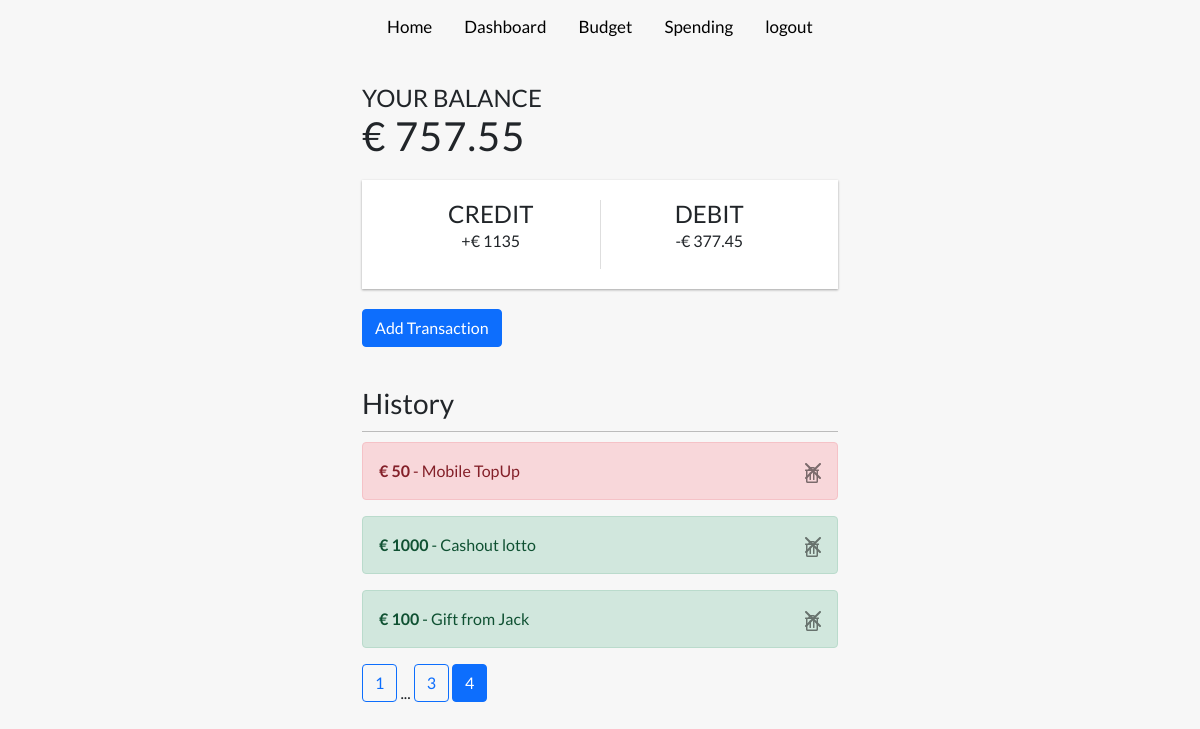
Page /home?page=4 (signed in) on the committed database.
### app.py (models this page shows, shortened)
class Account(db.Model):
    id = db.Column(db.Integer, primary_key=True)
    money = db.Column(db.Integer, nullable=False, default=0)
    user_id = db.Column(db.Integer, db.ForeignKey('user.id'), nullable=False)
    entry_type = db.Column(db.Text, nullable=False)
    description = db.Column(db.Text, nullable=False)
    dt = db.Column(db.DateTime, nullable=False, default=datetime.utcnow())
    current_month = db.Column(db.Integer, nullable=True)
    day_month = db.Column(db.Text, nullable=True)

### app.py (the view, shortened to what this page needs)
@app.route('/', methods=['GET', 'POST'])
@app.route("/home", methods=['GET', 'POST'])
@login_required
def home():
    user_account = User.query.filter_by(username=current_user.username).first()
    account_balance = Account.query.filter_by(author=current_user, entry_type="credit").all()
    cash =  (sum([fund.money for fund in account_balance]))
    account_debit = Account.query.filter_by(author=current_user, entry_type="debit").all()
    debit_cash =  (sum([fund.money for fund in account_debit]))
    current_balance = cash - debit_cash
    page = request.args.get('page', 1, type=int)
    all_cash = Account.query.filter_by(author=current_user).order_by(Account.dt.desc()).paginate(page=page, per_page=4)
    return render_template('app.html', data=user_account, cash=cash, debit_cash=debit_cash, balance=current_balance, all_cash=all_cash)

### app.py (called while the page is built)
@login_manager.user_loader
def load_user(user_id):
    return User.query.get(int(user_id))

### templates/app.html (shortened to what this page needs)
<!DOCTYPE html>
<html lang="en">
  <head>
    <link
      href="https://cdn.jsdelivr.net/npm/bootstrap@5.1.3/dist/css/bootstrap.min.css"
      rel="stylesheet"
    />
    <link href="static/signin.css" rel="stylesheet" />
    <link rel="stylesheet" href="https://use.fontawesome.com/releases/v5.7.2/css/all.css">
  </head>
  <body>
    <header>
      <div class="topnav">
        {% if current_user.is_authenticated %}
        <a href="{{url_for('home')}}">Home</a>
         <a href="{{url_for('dashboard')}}">Dashboard</a>
          <a href="{{url_for('createBudget')}}">Budget</a>
          <a href="{{url_for('monthexpense')}}">Spending</a>
        <a href="{{url_for('logout')}}">logout</a>
        {% else %}
        <a href="{{url_for('login')}}">Login</a>
        {% endif %}
      </div>
    </header>
    <div class="container">
      <h4>Your Balance</h4>
      <h1 id="balance">€ {{balance}}</h1>
      <div class="inc-exp-container">
        <div>
          <h4>Credit</h4>
          <p id="money-plus" class="money plus">+€ {{cash}}</p>
        </div>
        <div>
          <h4>Debit</h4>
          <p id="money-minus" class="money minus">-€ {{debit_cash}}</p>
        </div>
      </div>
      <button
        type="button"
        class="btn btn-primary"
        data-bs-toggle="modal"
        data-bs-target="#exampleModal"
      >
        Add Transaction
      </button>
      <h3>History</h3>
      {% for cash in all_cash.items %}
      {% if cash.entry_type == "credit"%}
      <div class="alert alert-success alert-dismissible fade show" role="alert">
        <strong>€ {{cash.money}}</strong> - {{cash.description}}
        <a
          type="button"
          aria-label="Close"
          id="close"
          class="btn-close"
          href="/delete/{{cash.id}}"
        >
       <i class="far fa-trash-alt"></i>
      </a>
      </div>
      {% else %}
      <div class="alert alert-danger alert-dismissible fade show" role="alert">
        <strong>€ {{cash.money}}</strong> - {{cash.description}}
        <a
          type="button"
          aria-label="Close"
          id="close"
          class="btn-close"
          href="/delete/{{cash.id}}"
        >
       <i class="far fa-trash-alt"></i>
      </a>
      </div>
      {% endif %}
    {% endfor %}
    {% for page_num in all_cash.iter_pages(left_edge=1, right_edge=1, left_current=1, right_current=2) %}
      {% if page_num %}
        {% if all_cash.page == page_num %}
          <a class="btn btn-primary mb-4" href="{{ url_for('home', page=page_num) }}">{{ page_num }}</a>
        {% else %}
          <a class="btn btn-outline-primary mb-4" href="{{ url_for('home', page=page_num) }}">{{ page_num }}</a>
        {% endif %}
      {% else %}
        ...
      {% endif %}
    {% endfor %}
  </body>
</html>

### static/signin.css (style rules this page uses)
:root { --box-shadow: 0 1px 3px rgba(0, 0, 0, 0.12), 0 1px 2px rgba(0, 0, 0, 0.24); }
* { box-sizing: border-box; }
body { background-color: #f7f7f7; display: flex; flex-direction: column; align-items: center; justify-content: center; margin: 0; font-family: "Lato", sans-serif; }
.container { margin: 30px auto; width: 500px; }
h1 { letter-spacing: 1px; margin: 0; }
h3 { border-bottom: 1px solid #bbb; padding-bottom: 10px; margin: 40px 0 10px; }
h4 { margin: 0; text-transform: uppercase; }
.inc-exp-container { background-color: #fff; box-shadow: var(--box-shadow); padding: 20px; display: flex; justify-content: space-between; margin: 20px 0; }
.inc-exp-container > div { flex: 1; text-align: center; }
.inc-exp-container > div:first-of-type { border-right: 1px solid #dedede; }
.topnav a { float: left; color: #000000; text-align: center; padding: 14px 16px; text-decoration: none; font-size: 17px; }

### rows in the picture
Account: money "50", description "Mobile TopUp"
Account: money "1000", description "Cashout lotto"
Account: money "100", description "Gift from Jack"

### other values in the picture
{{ balance }} "757.55"
{{ cash }} "1135"
{{ debit_cash }} "377.45"
{{ page_num }} "1" "3"
{{ page_num }} "4"
